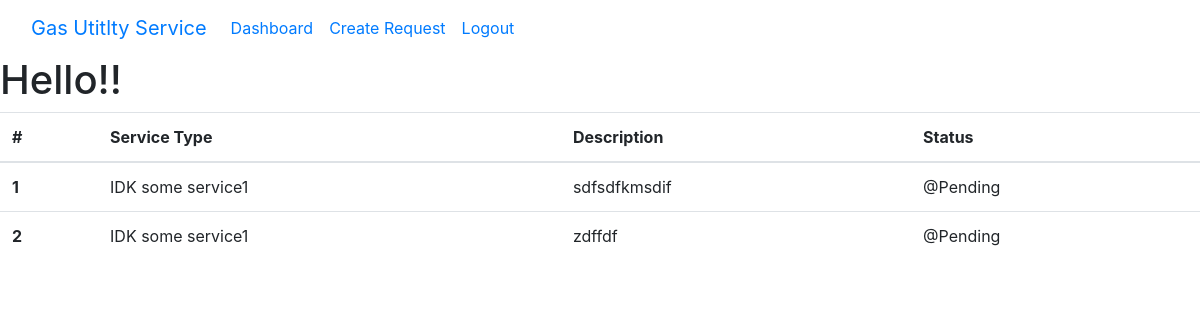
The page /consumer/profile/ on the database as committed earlier.
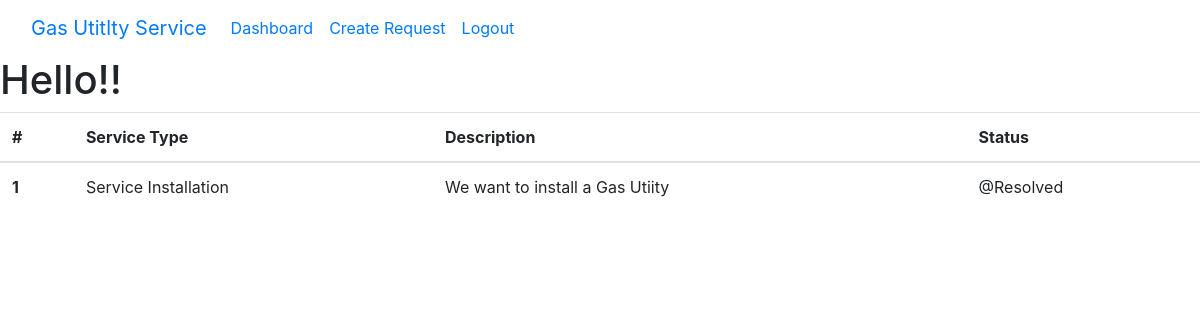
The same page on the database as committed later.
### myapp/models.py (models this page shows, shortened)
class ServiceRequest(models.Model):
    STATUS_CHOICES = [
        ('Pending', 'Pending'),
        ('In Progress', 'In Progress'),
        ('Resolved', 'Resolved'),
        ('Closed', 'Closed'),
    ]
    Request_CHOICES = [
        ('Service Installation', 'Service Installation'),
        ('Service Connection', 'Service Connection'),
        ('Service Disconnection', 'Service Disconnection'),
        ('Service Inspection', 'Service Inspection'),
        ('Meter Reading', 'Meter Reading'),
        ('Billing Inquiry', 'Billing Inquiry'),
        ('Emergency Service', 'Emergency Service'),
        ('Maintenance', 'Maintenance'),
        ('General Inquiry', 'General Inquiry'),
    ]
    name = models.CharField(max_length=100)
    email = models.EmailField(unique=False)
    service_type = models.CharField(max_length=100, choices=Request_CHOICES, default='General Inquiry')
    description = models.TextField()
    upload = models.FileField(upload_to='documents/', blank=True, null=True)
    status = models.CharField(max_length=100, choices=STATUS_CHOICES, default='Pending')
    created_at = models.DateTimeField(auto_now_add=True)
    updated_at = models.DateTimeField(auto_now=True)

### myapp/views.py (the view)
# urls.py: path('profile/', views.profile, name='profile'),
def profile(request):
    service_requests=ServiceRequest.objects.filter(name__icontains=request.user.username)
    return render(request, 'dashboard.html', {'service_requests': service_requests})

### myapp/templates/dashboard.html (shortened to what this page needs)
<!DOCTYPE html>
<html lang="en">
<head>
    <link rel="stylesheet" href="https://stackpath.bootstrapcdn.com/bootstrap/4.5.2/css/bootstrap.min.css">
</head>
<body>
    <nav class="navbar navbar-expand-lg bg-body-tertiary">
  <div class="container-fluid">
    <a class="navbar-brand" href="#">Gas Utitlty Service</a>
    <div class="collapse navbar-collapse" id="navbarSupportedContent">
      <ul class="navbar-nav me-auto mb-2 mb-lg-0">
          <li class="nav-item">
          <a class="nav-link" href="/consumer/profile/">Dashboard</a>
        </li>
          <li class="nav-item">
          <a class="nav-link" href="/consumer/create_service_request/">Create Request</a>
        </li>
        <li class="nav-item">
          <a class="nav-link" aria-current="page" href="/consumer/logout/">Logout</a>
        </li>
       </ul>
    </div>
  </div>
</nav>
    <h1>Hello!! {{ user.username }}</h1>
    {% block content %}
    <table class="table">
  <thead>
    <tr>
      <th scope="col">#</th>
      <th scope="col">Service Type</th>
      <th scope="col">Description</th>
      <th scope="col">Status</th>
    </tr>
  </thead>
         {% if service_requests %}
  <tbody>
   {% for item in service_requests %}
        <tr>
      <th scope="row">{{ item.id }}</th>
      <td>{{ item.service_type }}</td>
      <td>{{ item.description }}</td>
      <td>@{{ item.status }}</td>
    </tr>
      {% endfor %}
  </tbody>
          {% else %}
    <p>No items found.</p>
  {% endif %}
    {% endblock %}
</table>
</body>
</html>

Rows that differ between the two databases and show on the page:
removed ServiceRequest: id "2", service_type "IDK some service1", description "zdffdf", status "Pending"
changed ServiceRequest id 1: service_type "IDK some service1" → "Service Installation"; description "sdfsdfkmsdif" → "We want to install a Gas Utiity"; status "Pending" → "Resolved"
